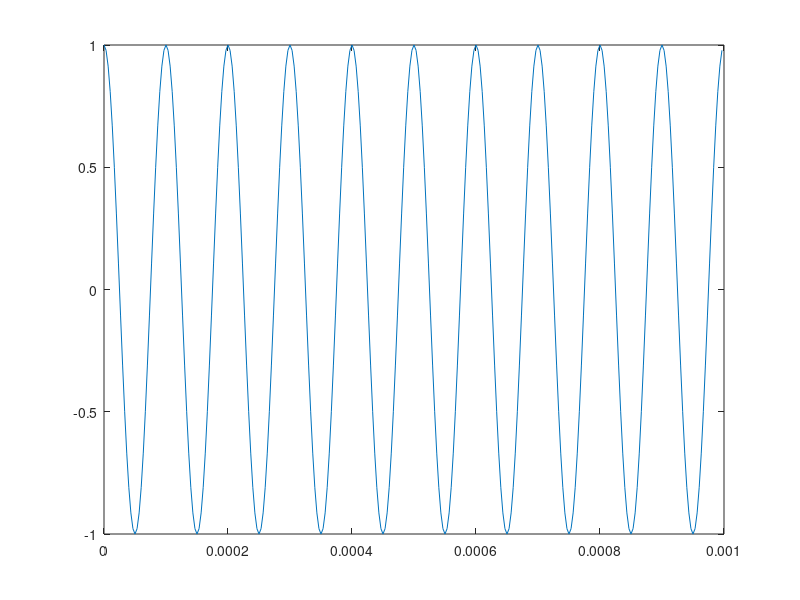

Write MATLAB code to recreate this figure.

Fs = 300e3;
dt = 1/Fs;
Fsig = 10e3;
Tdur = 1e-3;

tvec = 0:dt:Tdur-dt;
x = cos(2*pi*Fsig*tvec);

plot(tvec,x);

